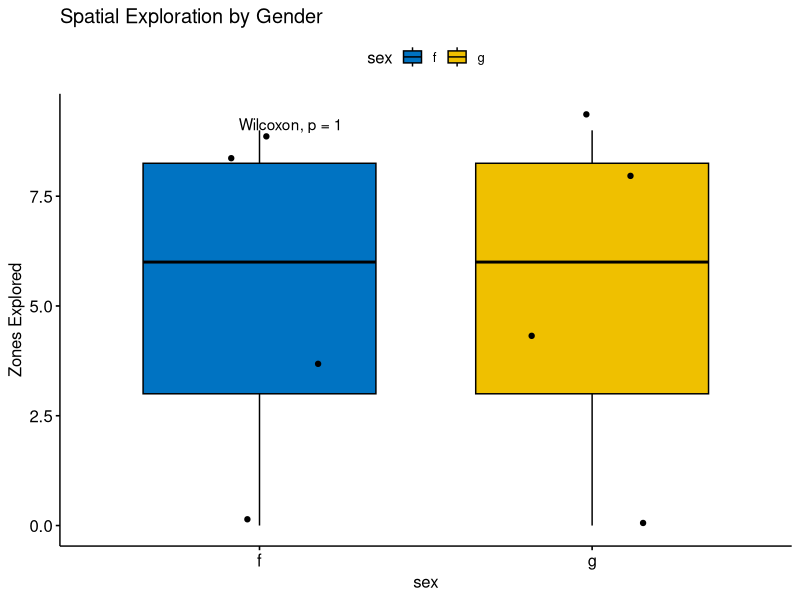
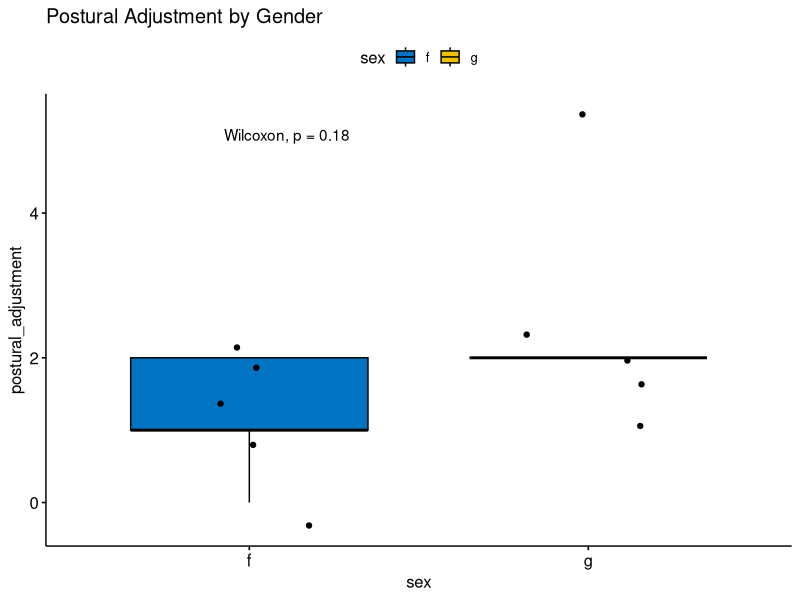
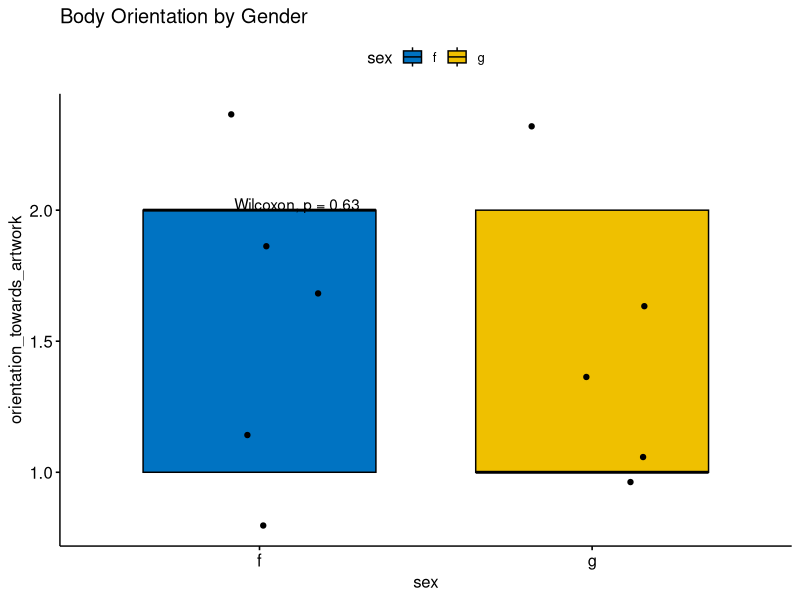
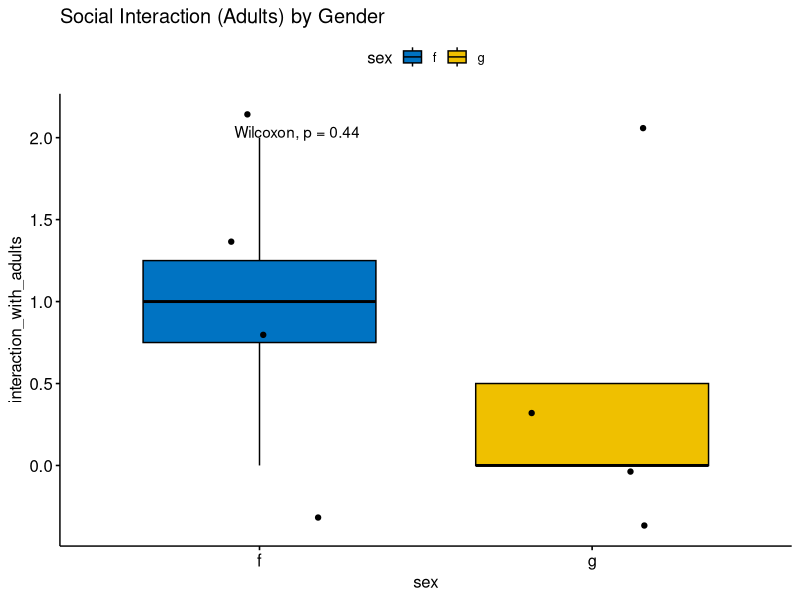

Write R code to recreate these figures, in order.
## ---- chunk 1
knitr::opts_chunk$set(echo = TRUE)
library(tidyverse)
library(ggpubr)
## ---- chunk 2
# Importing the cleaned file from Python
df <- read.csv("data/data_clean.csv", sep = ";")
# Quick chek
str(df)
## ---- chunk 3
# 1. List of all variables to test (excluding 'sex')
vars <- c("number_of_zones_explored", "distance_travelled", "movement_autonomy", 
          "orientation_towards_artwork", "postural_adjustment", "physical_approach", 
          "overall_motor_engagement", "interaction_with_environment", 
          "interaction_with_peers", "interaction_with_adults")

# 2. Shapiro-Wilk Tests (Manual list for clarity in your report)
# We use na.omit() to ignore empty cells
shapiro.test(na.omit(df$number_of_zones_explored))
shapiro.test(na.omit(df$movement_autonomy))
shapiro.test(na.omit(df$orientation_towards_artwork))
shapiro.test(na.omit(df$postural_adjustment))
shapiro.test(na.omit(df$physical_approach))
shapiro.test(na.omit(df$overall_motor_engagement))
shapiro.test(na.omit(df$interaction_with_environment))
shapiro.test(na.omit(df$interaction_with_peers))
shapiro.test(na.omit(df$interaction_with_adults))

## ---- chunk 4
### 1. Spatial Exploration: Number of Zones
ggboxplot(df, x = "sex", y = "number_of_zones_explored",
          fill = "sex", palette = "jco", add = "jitter",
          title = "Spatial Exploration by Gender",
          ylab = "Zones Explored") +
  stat_compare_means(method = "wilcox.test")
## ---- chunk 5
### 2. Postural Adjustment
ggboxplot(df, x = "sex", y = "postural_adjustment",
          fill = "sex", palette = "jco", add = "jitter",
          title = "Postural Adjustment by Gender") +
  stat_compare_means(method = "wilcox.test")

### 3. Orientation towards Artwork
ggboxplot(df, x = "sex", y = "orientation_towards_artwork",
          fill = "sex", palette = "jco", add = "jitter",
          title = "Body Orientation by Gender") +
  stat_compare_means(method = "wilcox.test")
## ---- chunk 6
### 4. Interaction with Adults
ggboxplot(df, x = "sex", y = "interaction_with_adults",
          fill = "sex", palette = "jco", add = "jitter",
          title = "Social Interaction (Adults) by Gender") +
  stat_compare_means(method = "wilcox.test")
